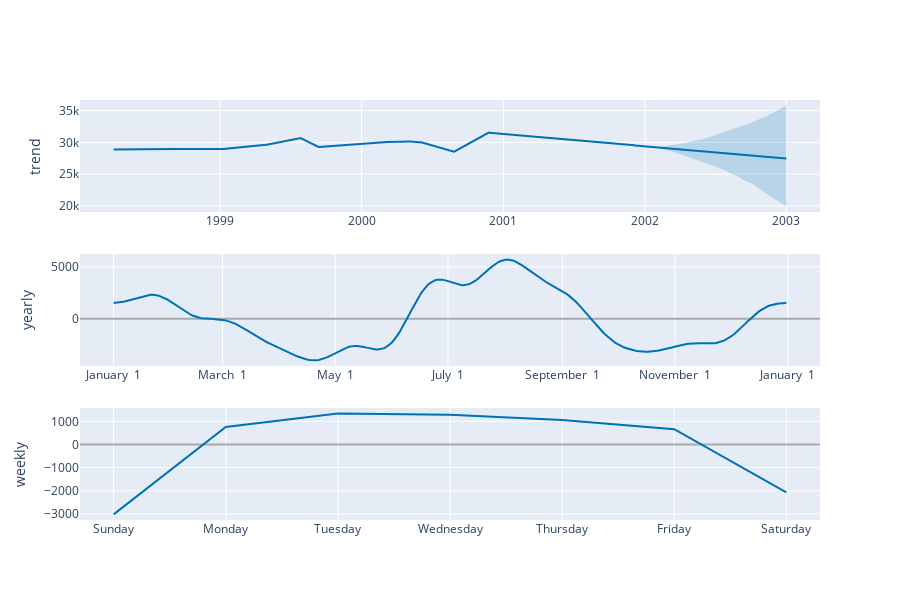

Notebook code for this chart:
### Code cell
plot_components_plotly(model, forecast)

### Figure 1 — Plotly figure (JSON) as saved in the notebook; plotly's stock layout.template omitted (floating-point values rounded to 4 significant figures; data arrays with more than 128 entries replaced by an {"elided": "..."} marker saying what was removed)
{"data": [{"line": {"color": "#0072B2", "width": 2}, "mode": "lines", "name": "trend", "type": "scatter", "x": {"elided": "1737 str values"}, "xaxis": "x", "y": {"elided": "1737 float values"}, "yaxis": "y"}, {"line": {"color": "rgba(0, 114, 178, 0.2)", "width": 0}, "mode": "lines", "name": "trend_upper", "type": "scatter", "x": {"elided": "1737 str values"}, "xaxis": "x", "y": {"elided": "1737 float values"}, "yaxis": "y"}, {"fill": "tonexty", "fillcolor": "rgba(0, 114, 178, 0.2)", "line": {"color": "rgba(0, 114, 178, 0.2)", "width": 0}, "mode": "lines", "name": "trend_lower", "type": "scatter", "x": {"elided": "1737 str values"}, "xaxis": "x", "y": {"elided": "1737 float values"}, "yaxis": "y"}, {"line": {"color": "#0072B2", "width": 2}, "mode": "lines", "name": "yearly", "type": "scatter", "x": {"elided": "365 str values"}, "xaxis": "x2", "y": {"elided": "365 float values"}, "yaxis": "y2"}, {"line": {"color": "#0072B2", "width": 2}, "mode": "lines", "name": "weekly", "type": "scatter", "x": ["2017-01-01T00:00:00", "2017-01-02T00:00:00", "2017-01-03T00:00:00", "2017-01-04T00:00:00", "2017-01-05T00:00:00", "2017-01-06T00:00:00", "2017-01-07T00:00:00"], "xaxis": "x3", "y": [-3022.0, 757.4, 1335.0, 1285.0, 1057.0, 660.0, -2073.0], "yaxis": "y3"}], "layout": {"height": 600, "showlegend": false, "width": 900, "xaxis": {"anchor": "y", "domain": [0, 1], "range": ["1998-01-04T04:48:00", "2003-03-28T19:12:00"], "type": "date"}, "xaxis2": {"anchor": "y2", "domain": [0, 1], "range": ["2016-12-13T18:54:02.958904", "2018-01-18T11:04:57.863013"], "tickformat": "%B %e", "type": "date"}, "xaxis3": {"anchor": "y3", "domain": [0, 1], "range": ["2016-12-31T16:48:00", "2017-01-07T07:12:00"], "tickformat": "%A", "type": "date"}, "yaxis": {"anchor": "x", "domain": [0.7333, 1], "rangemode": "normal", "title": {"text": "trend"}, "zerolinecolor": "#AAA"}, "yaxis2": {"anchor": "x2", "domain": [0.3667, 0.6333], "title": {"text": "yearly"}, "zerolinecolor": "#AAA"}, "yaxis3": {"anchor": "x3", "domain": [0, 0.2667], "title": {"text": "weekly"}, "zerolinecolor": "#AAA"}}}
